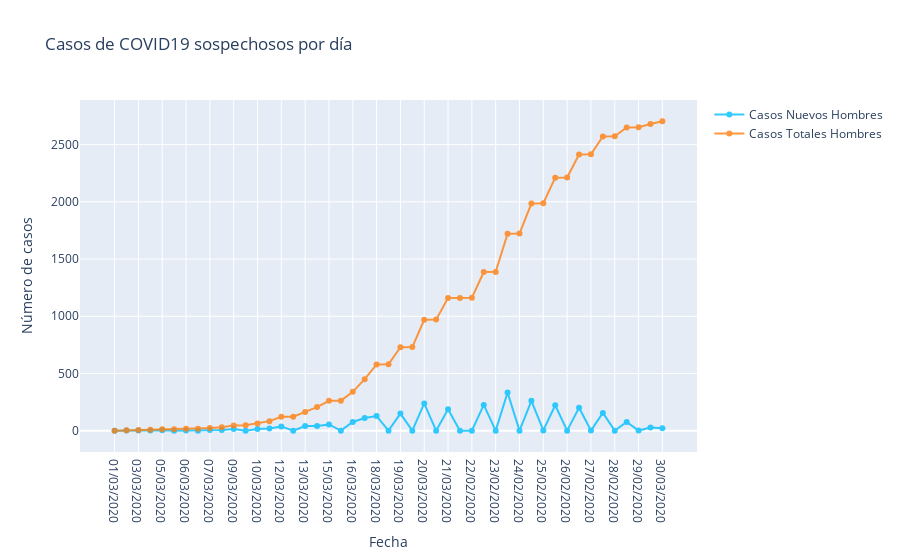

This figure's notebook cell:
### Markdown cell above
## Casos de COVID19 sospechosos por día

### Code cell
casos_fecha_sospechoso = pd.DataFrame(sospechoso['Identificación de COVID-19 por RT-PCR en tiempo real']).groupby(sospechoso['Fecha de Inicio de sintomas']).count()
fig = go.Figure()
fig.add_trace(go.Scatter(
                x=casos_fecha_sospechoso.index,
                y=casos_fecha_sospechoso["Identificación de COVID-19 por RT-PCR en tiempo real"],
                mode='lines+markers',
                name="Casos Nuevos Hombres",
                line_color='deepskyblue',
                opacity=0.8))

fig.add_trace(go.Scatter(
                x=casos_fecha_sospechoso.index,
                y=sc.cumsum(casos_fecha_sospechoso["Identificación de COVID-19 por RT-PCR en tiempo real"]),
                mode='lines+markers',
                name="Casos Totales Hombres",
                line_color='#ff7f0e',
                opacity=0.8))
# Edit the layout
fig.update_layout(title='Casos de COVID19 sospechosos por día',
                   xaxis_title='Fecha',
                   yaxis_title='Número de casos')
fig.show()

### Figure 1 — Plotly figure (JSON) as saved in the notebook; plotly's stock layout.template omitted (floating-point values rounded to 4 significant figures)
{"data": [{"line": {"color": "deepskyblue"}, "mode": "lines+markers", "name": "Casos Nuevos Hombres", "opacity": 0.8, "type": "scatter", "x": ["01/03/2020", "02/03/2020", "03/03/2020", "04/03/2020", "05/03/2020", "06/02/2020", "06/03/2020", "07/02/2020", "07/03/2020", "08/03/2020", "09/03/2020", "10/02/2020", "10/03/2020", "11/03/2020", "12/03/2020", "13/02/2020", "13/03/2020", "14/03/2020", "15/03/2020", "16/02/2020", "16/03/2020", "17/03/2020", "18/03/2020", "19/02/2020", "19/03/2020", "20/02/2020", "20/03/2020", "21/02/2020", "21/03/2020", "22/01/2020", "22/02/2020", "22/03/2020", "23/02/2020", "23/03/2020", "24/02/2020", "24/03/2020", "25/02/2020", "25/03/2020", "26/02/2020", "26/03/2020", "27/02/2020", "27/03/2020", "28/02/2020", "28/03/2020", "29/02/2020", "29/03/2020", "30/03/2020"], "y": [1, 3, 3, 2, 4, 1, 3, 1, 7, 6, 16, 1, 16, 20, 38, 1, 42, 42, 55, 1, 77, 111, 128, 1, 150, 1, 239, 1, 188, 1, 1, 226, 1, 334, 1, 262, 3, 223, 1, 201, 2, 156, 1, 77, 2, 29, 23]}, {"line": {"color": "#ff7f0e"}, "mode": "lines+markers", "name": "Casos Totales Hombres", "opacity": 0.8, "type": "scatter", "x": ["01/03/2020", "02/03/2020", "03/03/2020", "04/03/2020", "05/03/2020", "06/02/2020", "06/03/2020", "07/02/2020", "07/03/2020", "08/03/2020", "09/03/2020", "10/02/2020", "10/03/2020", "11/03/2020", "12/03/2020", "13/02/2020", "13/03/2020", "14/03/2020", "15/03/2020", "16/02/2020", "16/03/2020", "17/03/2020", "18/03/2020", "19/02/2020", "19/03/2020", "20/02/2020", "20/03/2020", "21/02/2020", "21/03/2020", "22/01/2020", "22/02/2020", "22/03/2020", "23/02/2020", "23/03/2020", "24/02/2020", "24/03/2020", "25/02/2020", "25/03/2020", "26/02/2020", "26/03/2020", "27/02/2020", "27/03/2020", "28/02/2020", "28/03/2020", "29/02/2020", "29/03/2020", "30/03/2020"], "y": [1, 4, 7, 9, 13, 14, 17, 18, 25, 31, 47, 48, 64, 84, 122, 123, 165, 207, 262, 263, 340, 451, 579, 580, 730, 731, 970, 971, 1159, 1160, 1161, 1387, 1388, 1722, 1723, 1985, 1988, 2211, 2212, 2413, 2415, 2571, 2572, 2649, 2651, 2680, 2703]}], "layout": {"title": {"text": "Casos de COVID19 sospechosos por día"}, "xaxis": {"title": {"text": "Fecha"}}, "yaxis": {"title": {"text": "Número de casos"}}}}
